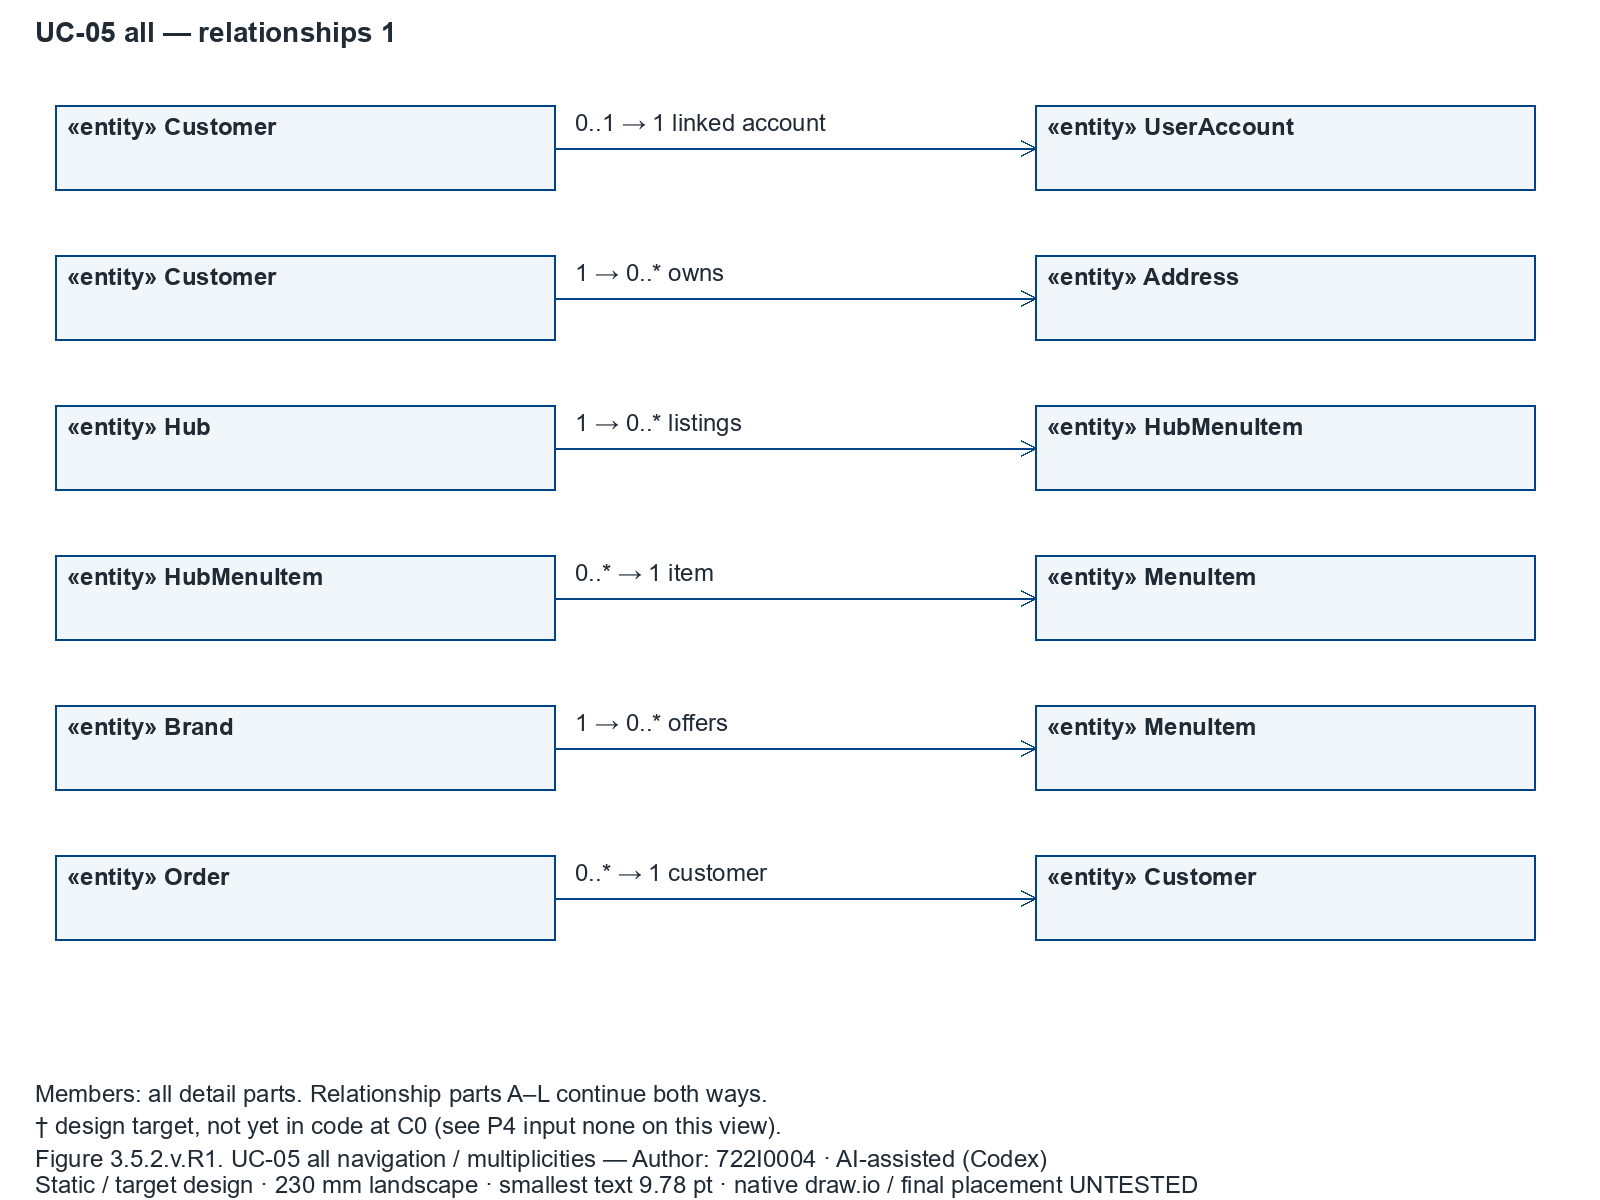

Write the Python code that produced this figure.
"""Standalone P3-A renderer. Author: 722I0004 · AI-assisted (Codex).
Input JSON is beside this generator. Pure document generation; no app imports.
Geometry follows the immutable P2 PIL/SVG/mxGraph pipeline and balanced-diagrams.
"""
from pathlib import Path
import sys,json,math,re,hashlib,xml.etree.ElementTree as ET
from html import escape
from PIL import Image,ImageDraw,ImageFont
sys.dont_write_bytecode=True
W,H=1600,1200
INK,BLUE='#202B36','#004387'
def font(n=24,b=False):return ImageFont.truetype('C:/Windows/Fonts/'+('arialbd.ttf' if b else 'arial.ttf'),n)
def wrap(s,width,n=24):
    out=[]
    for ln in str(s).split('\n'):
        cur=''
        words=[]
        for token in ln.split():
            while font(n).getlength(token)>width:
                k=len(token)-1
                while k>1 and font(n).getlength(token[:k])>width:k-=1
                words.append(token[:k]);token=token[k:]
            words.append(token)
        for word in words:
            if font(n).getlength((cur+' '+word).strip())>width and cur:out.append(cur);cur=word
            else:cur=(cur+' '+word).strip()
        out.append(cur)
    return out
def refresh_from_shared(spec,input_path):
    """Status/signature authority is the reviewed shared model, never name matching.
    Refresh only this plate. Geometry/branches and exact SSD arguments are retained.
    New members/associations require the owned lane-refresh step, not invention here.
    """
    modelpath=Path(input_path).parents[1]/'shared/design_model.json'
    model=json.loads(modelpath.read_text(encoding='utf-8'));classes=model['classes'];phase=spec['phase3']
    def meth(cl,name):return next(x for x in classes[cl]['methods'] if x['name']==name)
    def marker(x):return '†' if x.get('status') in ['P4-TARGET','GAP'] else ''
    def signature(cl,name):
        x=meth(cl,name);s=x['signature']
        if '->' not in s:s+=' -> '+x.get('return','Any')+' [inferred return]'
        return x.get('visibility','+')+' '+s+marker(x)+(' {property; read as .'+name+'}' if 'property' in (x.get('decorators') or []) else '')
    p4=set()
    severity={'MATCH':0,'P4-TARGET':1,'GAP':2}
    for index,edge in enumerate(phase.get('dependencies',[])):
        candidates=[x for x in model['associations']+model['dependencies'] if (x['source'],x['target'],x['kind'])==(edge['source'],edge['target'],edge['kind']) and x.get('allowed_on_layered_diagram',True)]
        assert candidates,(spec['stem'],'selected relation is absent/disallowed; run the owned lane refresh')
        current=max(candidates,key=lambda x:severity.get(x.get('status','MATCH'),0));edge.update(current)
        if marker(current):p4.update(x.strip() for x in current.get('P4_input','').split(';') if x.strip())
        if index<len(spec.get('edges',[])):
            spec['edges'][index]['label']=spec['edges'][index]['label'].rstrip('†')+marker(current)
    for e in phase.get('elements',[]):
        for name in e.get('methods',[]):
            x=meth(e['class'],name)
            if marker(x):p4.update(v.strip() for v in x.get('P4_input','').split(';') if v.strip())
    if phase['diagram_type']=='dcd':
        for card in spec.get('cards',[]):
            if len(card['compartments'])<3:continue
            e=card['element'];cl=e['class'];attributes={a['name']:a for a in classes[cl]['attributes']}
            values=[]
            for name in e['attributes']:
                a=attributes[name];values.append(a.get('visibility','+')+' '+name+': '+a['type']+(' [inferred]' if a.get('inferred') else ''))
            if classes[cl].get('enum_members'):values=['+ '+str(v['name'] if isinstance(v,dict) else v) for v in classes[cl]['enum_members']]
            card['compartments'][1]=values or [('{attributes in preceding card}' if '{attributes in preceding card}' in card['compartments'][1] else '{no selected attribute}')]
            card['compartments'][2]=[signature(cl,n) for n in e['methods']] or ['{no selected operation}']
            card['box'][3]=20+sum(sum(len(wrap(t,686))*27.6 for t in comp)+10 for comp in card['compartments'])
        for x in sorted({card['box'][0] for card in spec.get('cards',[]) if len(card['compartments'])>=3}):
            y=100
            for card in sorted([card for card in spec['cards'] if card['box'][0]==x and len(card['compartments'])>=3],key=lambda card:card['box'][1]):
                card['box'][1]=y;y+=card['box'][3]+18
            assert y-18<=1058,(spec['stem'],'refreshed members need a new split')
    else:
        lf={l['id']:l for l in phase['lifelines']}
        for message in phase['messages']:
            if message['kind'] not in ['call','ssd']:continue
            cl=lf[message['to']]['class'];name=message['method'];x=meth(cl,name)
            if name=='fingerprint':
                message['argument_bindings']={'payment_method':'payment.method','online_option':'payment.option'}
                parameters=[p['name'] for p in x['parameters'] if p['name'] not in ['self','cls']]
                if set(parameters)<=set(message['argument_bindings']):
                    message['arguments']=', '.join(message['argument_bindings'][p] for p in parameters)
                    message['label']=re.sub(r'fingerprint†?\([^)]*\)','fingerprint'+marker(x)+'('+message['arguments']+')',message['label'])
            elif message['kind']=='call':
                message['label']=re.sub(r'(?<![A-Za-z0-9_])'+re.escape(name)+r'†?(?=\()',name+marker(x),message['label'])
            elif message['kind']=='ssd':
                adapter=cl+'.'+name
                message['label']=re.sub(re.escape(adapter)+r'†?(?=\s*\[HTTP)',adapter+marker(x),message['label'])
            message['receiver_signature']=x['signature'];message['status']=x['status'];message['P4_input']=x.get('P4_input','')
        # A longer reviewed signature/binding must not put the next label on a
        # self-call return loop. Preserve the existing branch frames and padding.
        xs={l['id']:90+i*(1420/max(1,len(phase['lifelines'])-1)) for i,l in enumerate(phase['lifelines'])}
        messages=phase['messages']
        for i,message in enumerate(messages[1:],1):
            previous=messages[i-1]
            if previous['from']!=previous['to'] or message['kind']=='return':continue
            width=max(420,abs(xs[message['from']]-xs[message['to']])-30)
            top=message['y']-8-len(wrap(message['label'],width))*27.6
            needed=math.ceil(previous['y']+32-top)
            if needed>0:
                for later in messages[i:]:
                    if later['kind']!='return' or not later.get('guard'):later['y']+=needed
        for frame in spec.get('frames',[]):
            if frame.get('operands'):
                last=max(x['y']+25 for x in messages if x['kind'] not in ['return','ssd'])
                assert last<=frame['operands'][0][0],(spec['stem'],'longer reviewed label needs a new split')
        row=next(x for x in model['operation_rows'] if x['UC']==spec['UC'] and x['operation']==phase['operation'])
        p4.update(v.strip() for v in row['P4 input'].split(';') if v.strip())
        for message in phase['messages']:
            if message['from']=='view' and message['to']=='ctrl':message['PC_MG']=row['PC/MG ensured']
        # A behavior target clears only after explicit reviewed model/row statuses.
        if row['status']=='MATCH' and all(message.get('status','MATCH')=='MATCH' for message in phase['messages']):
            for note in spec.get('notes',[]):note['text']=note['text'].replace('†','')
            spec['realisation_note']=spec.get('realisation_note','').replace('†','')
    spec['P4_input']='; '.join(sorted(p4)) or 'none on this view'
    spec['shared_model_source']='models/shared/design_model.json';spec['shared_model_sha256']=hashlib.sha256(modelpath.read_bytes()).hexdigest()
    spec['refresh_policy']='Explicit shared-model statuses only; matching signatures never clear behavioral targets.'
    return spec
class Canvas:
    def __init__(self,spec):
        self.s=spec;self.im=Image.new('RGB',(W,H),'white');self.d=ImageDraw.Draw(self.im);self.svg=[f'<svg xmlns="http://www.w3.org/2000/svg" width="{W}" height="{H}" viewBox="0 0 {W} {H}"><rect width="100%" height="100%" fill="white"/>'];self.mx=ET.Element('mxfile',host='SaigonBite P3-A',type='device');dia=ET.SubElement(self.mx,'diagram',name=spec['title'],id=spec['stem']);mod=ET.SubElement(dia,'mxGraphModel',page='1',pageWidth=str(W),pageHeight=str(H));self.root=ET.SubElement(mod,'root');ET.SubElement(self.root,'mxCell',id='0');ET.SubElement(self.root,'mxCell',id='1',parent='0');self.i=0;self.bounds=[]
        self.text(35,16,spec['title'],1530,28,True)
    def vertex(self,id,x,y,w,h,label='',style=''):
        c=ET.SubElement(self.root,'mxCell',id=id,value=label,vertex='1',parent='1',style=style+'fontFamily=Arial;fontSize=24;whiteSpace=wrap;html=0;');ET.SubElement(c,'mxGeometry',x=str(x),y=str(y),width=str(w),height=str(h),attrib={'as':'geometry'})
    def text(self,x,y,s,w,n=24,b=False):
        lines=wrap(s,w,n);lh=n*1.15
        for j,ln in enumerate(lines):
            yy=y+j*lh;self.d.text((x,yy),ln,font=font(n,b),fill=INK);self.svg.append(f'<text x="{x}" y="{yy+n*.93}" font-family="Arial" font-size="{n}" font-weight="{"bold" if b else "normal"}" fill="{INK}">{escape(ln)}</text>')
            assert font(n,b).getlength(ln)<=w+2,(self.s['stem'],ln,w)
        self.vertex('text'+str(self.i),x,y,w,max(lh,len(lines)*lh),'\n'.join(lines),'text;align=left;verticalAlign=top;strokeColor=none;fillColor=none;');self.i+=1
        assert y+len(lines)*lh<=1202,(self.s['stem'],s,y)
        return len(lines)*lh
    def rect(self,x,y,w,h,fill='white',id=None,style=''):
        self.d.rectangle((x,y,x+w,y+h),fill=fill,outline=BLUE,width=2);self.svg.append(f'<rect x="{x}" y="{y}" width="{w}" height="{h}" fill="{fill}" stroke="{BLUE}" stroke-width="2"/>');self.vertex(id or 'rect'+str(self.i),x,y,w,h,'','fillColor='+fill+';strokeColor='+BLUE+';'+style);self.i+=1
    def line(self,pts,dash=False,arrow=False,source=None,target=None,kind='dependency'):
        for a,b in zip(pts,pts[1:]):
            if dash:
                l=math.dist(a,b);n=max(1,int(l/9))
                for k in range(0,n,2):self.d.line((a[0]+(b[0]-a[0])*k/n,a[1]+(b[1]-a[1])*k/n,a[0]+(b[0]-a[0])*min(k+1,n)/n,a[1]+(b[1]-a[1])*min(k+1,n)/n),fill=BLUE,width=2)
            else:self.d.line([a,b],fill=BLUE,width=2)
        self.svg.append('<polyline points="'+' '.join(f'{x},{y}' for x,y in pts)+'" fill="none" stroke="'+BLUE+'" stroke-width="2"'+(' stroke-dasharray="8 7"' if dash else '')+'/>')
        if arrow:
            a,b=pts[-2:];dx,dy=b[0]-a[0],b[1]-a[1];l=math.hypot(dx,dy);ux,uy=dx/l,dy/l;p=[(b[0]-ux*14-uy*7,b[1]-uy*14+ux*7),b,(b[0]-ux*14+uy*7,b[1]-uy*14-ux*7)];self.d.line(p,fill=BLUE,width=2);self.svg.append('<polyline points="'+' '.join(f'{x},{y}' for x,y in p)+'" fill="none" stroke="'+BLUE+'" stroke-width="2"/>')
            if kind=='generalization':
                self.d.polygon(p,fill='white',outline=BLUE,width=2);self.svg.append('<polygon points="'+' '.join(f'{x},{y}' for x,y in p)+'" fill="white" stroke="'+BLUE+'"/>')
            if kind=='composition':
                a,b=pts[:2];dx,dy=b[0]-a[0],b[1]-a[1];l=math.hypot(dx,dy);ux,uy=dx/l,dy/l;p=[a,(a[0]+ux*12-uy*7,a[1]+uy*12+ux*7),(a[0]+ux*24,a[1]+uy*24),(a[0]+ux*12+uy*7,a[1]+uy*12-ux*7)];self.d.polygon(p,fill=BLUE);self.svg.append('<polygon points="'+' '.join(f'{x},{y}' for x,y in p)+'" fill="'+BLUE+'"/>')
        if source and target:
            c=ET.SubElement(self.root,'mxCell',id='edge'+str(self.i),source=source,target=target,edge='1',parent='1',style='edgeStyle=none;endArrow='+('block' if kind=='generalization' else 'open')+';'+('dashed=1;' if dash else '')+('startArrow=diamond;startFill=1;' if kind=='composition' else '')+'strokeColor='+BLUE+';');g=ET.SubElement(c,'mxGeometry',relative='1',attrib={'as':'geometry'});arr=ET.SubElement(g,'Array',attrib={'as':'points'})
            for x,y in pts[1:-1]:ET.SubElement(arr,'mxPoint',x=str(x),y=str(y))
            self.i+=1
    def finish(self,out):
        self.text(35,1080,self.s.get('continuation','Single complete operation view.'),1530)
        self.text(35,1112,'† design target, not yet in code at C0 (see P4 input '+self.s.get('P4_input','none on this view')+').',1530)
        self.text(35,1145,'Figure '+self.s['figure']+'. '+self.s.get('caption',self.s['title'])+' — Author: 722I0004 · AI-assisted (Codex)',1530)
        self.text(35,1171,'Static / target design · 230 mm landscape · smallest text 9.78 pt · native draw.io / final placement UNTESTED',1530)
        self.svg.append('</svg>');out.with_suffix('.svg').write_text('\n'.join(self.svg),encoding='utf-8');self.im.save(out.with_suffix('.png'));ET.indent(self.mx);ET.ElementTree(self.mx).write(out.with_suffix('.drawio'),encoding='utf-8',xml_declaration=True)
        for q in [out.with_suffix('.svg'),out.with_suffix('.drawio')]:ET.parse(q)
        ids={c.get('id') for c in self.root.findall('mxCell')}
        for c in self.root.findall('mxCell'):
            if c.get('edge')=='1':assert c.get('source') in ids and c.get('target') in ids
def render(spec,out):
    c=Canvas(spec)
    if spec['phase3']['diagram_type']=='dcd':
        for card in spec.get('cards',[]):
            x,y,w,h=card['box'];c.rect(x,y,w,h,'#F1F6FA',card['id']);yy=y+8
            for i,comp in enumerate(card['compartments']):
                if i:c.line([(x,yy-4),(x+w,yy-4)])
                yy+=c.text(x+12,yy,'\n'.join(comp),w-24,24,i==0)+10
            assert yy<y+h+3,(spec['stem'],card['id'],yy,y+h)
        for e in spec.get('edges',[]):
            c.line(e['points'],e['kind']=='dependency',True,e['source'],e['target'],e['kind']);c.text(*e['labelpos'],e['label'],e.get('labelwidth',1000))
        for n in spec.get('notes',[]):c.text(n['x'],n['y'],n['text'],n['w'])
    else:
        lines=spec['phase3']['lifelines'];xs={n['id']:90+i*(1420/max(1,len(lines)-1)) for i,n in enumerate(lines)}
        for n in lines:
            x=xs[n['id']];c.rect(x-85,76,170,94,'#F1F6FA',n['id']);c.text(x-80,82,n.get('label',n['class']),160);c.line([(x,170),(x,1060)],True)
        for f in spec.get('frames',[]):
            c.rect(30,f['y'],1540,f['h'],'white',f['id'],'shape=umlFrame;fillColor=none;')
            # Redraw lifelines over the transparent combined fragment.
            for x in xs.values():c.line([(x,f['y']),(x,f['y']+f['h'])],True)
            c.text(40,f['y']+3,f['label'],1520,24,True)
            for yy,label in f.get('operands',[]):
                c.line([(30,yy),(1570,yy)],True);c.text(40,yy+3,label,1520,24,True)
        for n in spec.get('notes',[]):
            c.rect(35,n['y'],1530,n.get('h',80),'#FFF8E9');c.text(45,n['y']+5,n['text'],1510)
        for msg in spec['phase3']['messages']:
            if msg['kind']=='note':continue
            a,b=xs[msg['from']],xs[msg['to']];y=msg['y'];label=msg['label'];ls=wrap(label,max(420,abs(b-a)-30),24);labelw=max(420,abs(b-a)-30);lx=max(40,min(a,b)+15)
            if a==b:
                pts=[(a,y),(a+45,y),(a+45,y+25),(a,y+25)];lx=max(40,min(a-370,1100));labelw=450
            else:pts=[(a,y),(b,y)]
            c.line(pts,msg['kind']=='return',True,msg['from'],msg['to']);c.text(lx,y-8-len(wrap(label,labelw))*27.6,label,labelw)
            if msg['kind'] not in ['return','ssd']:
                c.rect(b-5,y,10,25,'#DAE9F5')
    c.finish(out)
if __name__=='__main__':
    inp=Path(sys.argv[1]) if len(sys.argv)>1 else Path(__file__).with_suffix('.json')
    spec=refresh_from_shared(json.loads(inp.read_text(encoding='utf-8')),inp)
    inp.write_text(json.dumps(spec,indent=2,ensure_ascii=False)+'\n',encoding='utf-8')
    render(spec,inp.with_suffix(''))
